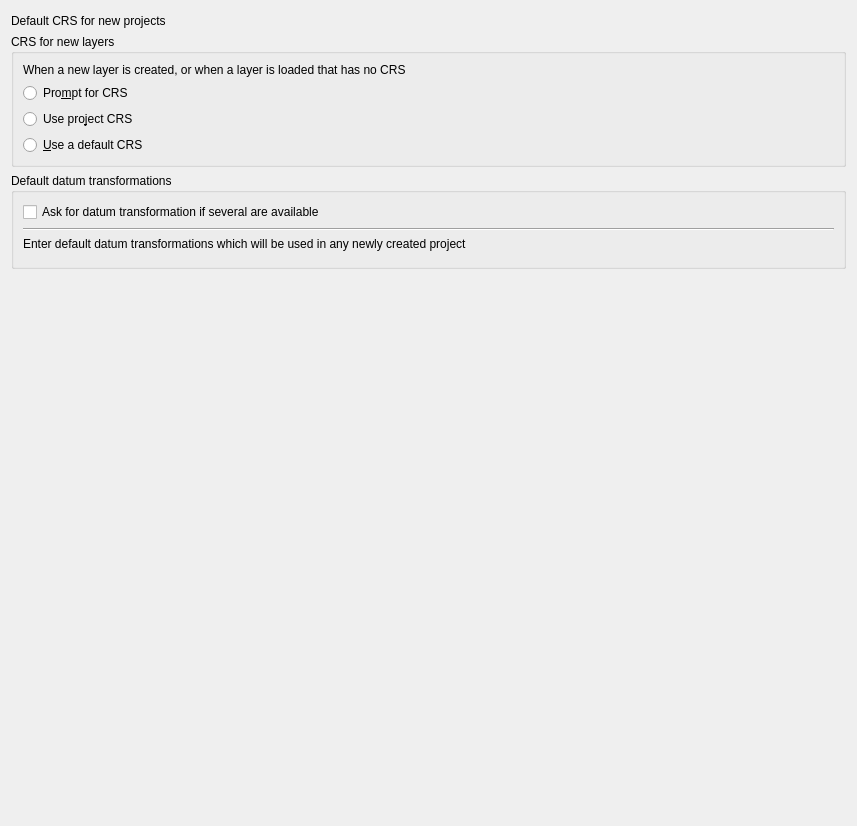
             <widget class="QWidget" name="mOptionsScrollAreaContents_08">
              <property name="geometry">
               <rect>
                <x>0</x>
                <y>0</y>
                <width>857</width>
                <height>826</height>
               </rect>
              </property>
              <layout class="QGridLayout" name="gridLayout_15">
               <item row="4" column="0">
                <widget class="QgsCollapsibleGroupBox" name="grpProjectionBehavior">
                 <property name="title">
                  <string>CRS for new layers</string>
                 </property>
                 <layout class="QGridLayout" name="gridLayout_14" columnstretch="0,1">
                  <item row="0" column="0" colspan="2">
                   <widget class="QLabel" name="label_8">
                    <property name="sizePolicy">
                     <sizepolicy hsizetype="Preferred" vsizetype="Maximum">
                      <horstretch>0</horstretch>
                      <verstretch>0</verstretch>
                     </sizepolicy>
                    </property>
                    <property name="text">
                     <string>When a new layer is created, or when a layer is loaded that has no CRS</string>
                    </property>
                    <property name="wordWrap">
                     <bool>true</bool>
                    </property>
                   </widget>
                  </item>
                  <item row="1" column="0">
                   <widget class="QRadioButton" name="radPromptForProjection">
                    <property name="text">
                     <string>Pro&amp;mpt for CRS</string>
                    </property>
                   </widget>
                  </item>
                  <item row="2" column="0">
                   <widget class="QRadioButton" name="radUseProjectProjection">
                    <property name="text">
                     <string>Use pro&amp;ject CRS</string>
                    </property>
                   </widget>
                  </item>
                  <item row="3" column="0">
                   <widget class="QRadioButton" name="radUseGlobalProjection">
                    <property name="text">
                     <string>&amp;Use a default CRS</string>
                    </property>
                   </widget>
                  </item>
                  <item row="3" column="1">
                   <widget class="QgsProjectionSelectionWidget" name="leLayerGlobalCrs" native="true">
                    <property name="enabled">
                     <bool>false</bool>
                    </property>
                    <property name="focusPolicy">
                     <enum>Qt::StrongFocus</enum>
                    </property>
                   </widget>
                  </item>
                 </layout>
                </widget>
               </item>
               <item row="5" column="0">
                <widget class="QgsCollapsibleGroupBox" name="mDefaultDatumTransformGroupBox">
                 <property name="title">
                  <string>Default datum transformations</string>
                 </property>
                 <layout class="QGridLayout" name="gridLayout_10">
                  <item row="2" column="0">
                   <widget class="QLabel" name="label_40">
                    <property name="text">
                     <string>Enter default datum transformations which will be used in any newly created project</string>
                    </property>
                   </widget>
                  </item>
                  <item row="0" column="0">
                   <widget class="QCheckBox" name="mShowDatumTransformDialogCheckBox">
                    <property name="text">
                     <string>Ask for datum transformation if several are available</string>
                    </property>
                   </widget>
                  </item>
                  <item row="1" column="0">
                   <widget class="Line" name="line_2">
                    <property name="orientation">
                     <enum>Qt::Horizontal</enum>
                    </property>
                   </widget>
                  </item>
                  <item row="3" column="0">
                   <widget class="QgsDatumTransformTableWidget" name="mDefaultDatumTransformTableWidget" native="true"/>
                  </item>
                 </layout>
                </widget>
               </item>
               <item row="6" column="0">
                <spacer name="verticalSpacer">
                 <property name="orientation">
                  <enum>Qt::Vertical</enum>
                 </property>
                 <property name="sizeHint" stdset="0">
                  <size>
                   <width>20</width>
                   <height>40</height>
                  </size>
                 </property>
                </spacer>
               </item>
               <item row="2" column="0">
                <layout class="QHBoxLayout" name="horizontalLayout_3" stretch="0,1">
                 <property name="topMargin">
                  <number>3</number>
                 </property>
                 <item>
                  <widget class="QLabel" name="label_16">
                   <property name="text">
                    <string>Default CRS for new projects</string>
                   </property>
                  </widget>
                 </item>
                 <item>
                  <widget class="QgsProjectionSelectionWidget" name="leProjectGlobalCrs" native="true">
                   <property name="minimumSize">
                    <size>
                     <width>0</width>
                     <height>5</height>
                    </size>
                   </property>
                   <property name="focusPolicy">
                    <enum>Qt::StrongFocus</enum>
                   </property>
                  </widget>
                 </item>
                </layout>
               </item>
              </layout>
             </widget>
